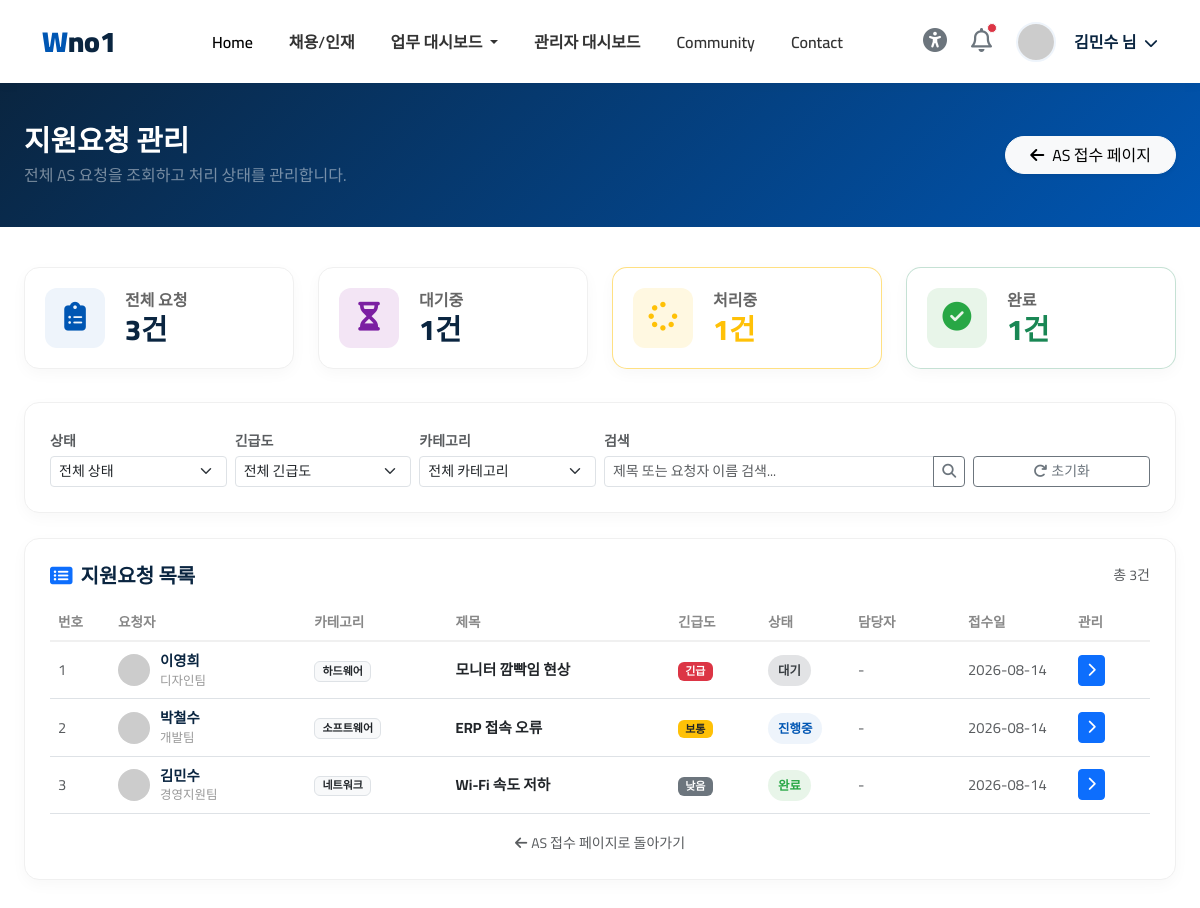
The app's page /as_manage (signed in) with its own data.
### tables this page shows
CREATE TABLE users (
        id INTEGER PRIMARY KEY AUTOINCREMENT,
        username TEXT UNIQUE NOT NULL,
        password TEXT NOT NULL,
        name TEXT NOT NULL,
        dept TEXT DEFAULT '경영지원팀',
        position TEXT DEFAULT '사원',
        phone TEXT DEFAULT '070-1234-5678',
        role TEXT DEFAULT 'employee'
    );

CREATE TABLE as_requests (
        id INTEGER PRIMARY KEY AUTOINCREMENT,
        user_id INTEGER,
        category TEXT,
        urgency TEXT,
        title TEXT NOT NULL,
        details TEXT,
        attachment TEXT,
        status TEXT DEFAULT 'pending',
        created_at TEXT DEFAULT (datetime('now','localtime'))
    , assigned_to INTEGER DEFAULT NULL, assigned_name TEXT DEFAULT '', resolved_at TEXT DEFAULT '', admin_memo TEXT DEFAULT '');

### routers/contact.py (the view)
@router.get("/as_manage", response_class=HTMLResponse)
async def as_manage(
    request: Request,
    status_filter: str = "",
    urgency_filter: str = "",
    category_filter: str = "",
    q: str = "",
    page: int = 1,
):
    if not check_login(request):
        return RedirectResponse(url="/login", status_code=303)
    u = get_current_user(request)
    per_page = 15
    offset = (page - 1) * per_page
    conn = get_sqlite()
    try:
        conditions = ["1=1"]
        params: list = []
        if status_filter:
            conditions.append("r.status = ?")
            params.append(status_filter)
        if urgency_filter:
            conditions.append("r.urgency = ?")
            params.append(urgency_filter)
        if category_filter:
            conditions.append("r.category = ?")
            params.append(category_filter)
        if q:
            conditions.append("(r.title LIKE '%'||?||'%' OR u.name LIKE '%'||?||'%')")
            params.extend([q, q])
        where = " AND ".join(conditions)
        base_sql = f"""
            SELECT r.*, u.name AS requester_name, u.dept AS requester_dept, u.phone AS requester_phone
            FROM as_requests r JOIN users u ON u.id = r.user_id
            WHERE {where}
        """
        order_sql = """
            ORDER BY CASE r.urgency WHEN 'high' THEN 0 WHEN 'medium' THEN 1 ELSE 2 END, r.id DESC
        """
        total_row = conn.execute(
            f"SELECT COUNT(*) FROM as_requests r JOIN users u ON u.id = r.user_id WHERE {where}",
            params,
        ).fetchone()
        total = total_row[0] if total_row else 0
        total_pages = max(1, (total + per_page - 1) // per_page)
        rows = conn.execute(
            base_sql + order_sql + "LIMIT ? OFFSET ?",
            params + [per_page, offset],
        ).fetchall()
        requests_list = with_status_meta(rows)
        for r in requests_list:
            r["category_label"] = AS_CATEGORIES.get(r.get("category", ""), r.get("category", ""))
        stat_total = conn.execute("SELECT COUNT(*) FROM as_requests").fetchone()[0]
        stat_pending = conn.execute("SELECT COUNT(*) FROM as_requests WHERE status='pending'").fetchone()[0]
        stat_in_progress = conn.execute("SELECT COUNT(*) FROM as_requests WHERE status='in_progress'").fetchone()[0]
        stat_resolved = conn.execute("SELECT COUNT(*) FROM as_requests WHERE status='resolved'").fetchone()[0]
    finally:
        conn.close()
    return templates.TemplateResponse(
        request=request, name="top/as_manage.html", context={
            "request": request,
            "page_title": "지원요청 관리",
            "user_name": u["user_name"],
            "requests_list": requests_list,
            "status_filter": status_filter,
            "urgency_filter": urgency_filter,
            "category_filter": category_filter,
            "q": q,
            "page": page,
            "total_pages": total_pages,
            "total": total,
            "stat_total": stat_total,
            "stat_pending": stat_pending,
            "stat_in_progress": stat_in_progress,
            "stat_resolved": stat_resolved,
            "AS_CATEGORIES": AS_CATEGORIES,
        }
    )

### templates/top/as_manage.html (shortened to what this page needs)
<!DOCTYPE html>
<html lang="ko">
{% include 'common/header.html' %}
<body>
{% include 'common/topbar.html' %}
<div class="dash-header">
    <div class="container-fluid px-4">
        <div class="d-flex justify-content-between align-items-center">
            <div>
                <h2>지원요청 관리</h2>
                <p class="mb-0 text-white-50">전체 AS 요청을 조회하고 처리 상태를 관리합니다.</p>
            </div>
            <a href="/contact" class="btn btn-light rounded-pill px-4 shadow-sm">
                <i class="fas fa-arrow-left me-2"></i>AS 접수 페이지
            </a>
        </div>
    </div>
</div>
<div class="container-fluid px-4 pb-5">
    <div class="row mt-4">
        <div class="col-xl-3 col-md-6">
            <div class="stat-card">
                <div class="stat-icon bg-blue-light"><i class="fas fa-clipboard-list"></i></div>
                <div class="stat-info">
                    <p>전체 요청</p>
                    <h3>{{ stat_total }}<span>건</span></h3>
                </div>
            </div>
        </div>
        <div class="col-xl-3 col-md-6">
            <div class="stat-card">
                <div class="stat-icon bg-purple-light"><i class="fas fa-hourglass-half"></i></div>
                <div class="stat-info">
                    <p>대기중</p>
                    <h3>{{ stat_pending }}<span>건</span></h3>
                </div>
            </div>
        </div>
        <div class="col-xl-3 col-md-6">
            <div class="stat-card border-warning border-opacity-50">
                <div class="stat-icon" style="background:#fff8e1;"><i class="fas fa-spinner text-warning"></i></div>
                <div class="stat-info">
                    <p>처리중</p>
                    <h3 class="text-warning">{{ stat_in_progress }}<span>건</span></h3>
                </div>
            </div>
        </div>
        <div class="col-xl-3 col-md-6">
            <div class="stat-card border-success border-opacity-25">
                <div class="stat-icon bg-green-light"><i class="fas fa-check-circle"></i></div>
                <div class="stat-info">
                    <p>완료</p>
                    <h3 class="text-success">{{ stat_resolved }}<span>건</span></h3>
                </div>
            </div>
        </div>
    </div>
    <div class="content-card mt-2">
        <form action="/as_manage" method="GET" class="row g-2 align-items-end">
            <div class="col-md-2">
                <label class="form-label small fw-bold text-muted mb-1">상태</label>
                <select class="form-select form-select-sm" name="status_filter">
                    <option value="" {% if not status_filter %}selected{% endif %}>전체 상태</option>
                </select>
            </div>
            <div class="col-md-2">
                <label class="form-label small fw-bold text-muted mb-1">긴급도</label>
                <select class="form-select form-select-sm" name="urgency_filter">
                    <option value="" {% if not urgency_filter %}selected{% endif %}>전체 긴급도</option>
                </select>
            </div>
            <div class="col-md-2">
                <label class="form-label small fw-bold text-muted mb-1">카테고리</label>
                <select class="form-select form-select-sm" name="category_filter">
                    <option value="" {% if not category_filter %}selected{% endif %}>전체 카테고리</option>
                </select>
            </div>
            <div class="col-md-4">
                <label class="form-label small fw-bold text-muted mb-1">검색</label>
                <div class="input-group input-group-sm">
                    <input type="text" class="form-control" name="q" value="{{ q }}" placeholder="제목 또는 요청자 이름 검색...">
                    <button class="btn btn-outline-secondary" type="submit"><i class="fas fa-search"></i></button>
                </div>
            </div>
            <div class="col-md-2">
                <a href="/as_manage" class="btn btn-sm btn-outline-secondary w-100">
                    <i class="fas fa-redo me-1"></i>초기화
                </a>
            </div>
        </form>
    </div>
    <div class="content-card">
        <div class="card-title-wrap mb-3">
            <h5><i class="fas fa-list-alt me-2 text-primary"></i>지원요청 목록</h5>
            <span class="text-muted small">총 {{ total }}건</span>
        </div>
        <div class="table-responsive">
            <table class="table table-custom table-hover">
                <thead>
                    <tr>
                        <th style="width:60px;">번호</th>
                        <th>요청자</th>
                        <th>카테고리</th>
                        <th>제목</th>
                        <th style="width:90px;">긴급도</th>
                        <th style="width:90px;">상태</th>
                        <th style="width:110px;">담당자</th>
                        <th style="width:110px;">접수일</th>
                        <th style="width:80px;">관리</th>
                    </tr>
                </thead>
                <tbody>
                    {% for req in requests_list %}
                    <tr>
                        <td class="text-muted small">{{ req.id }}</td>
                        <td>
                            <div class="worker-info">
                                <img src="https://ui-avatars.com/api/?name={{ req.requester_name|replace(' ','+') }}&background=eef4fb&color=0056b3&size=32" alt="{{ req.requester_name }}" style="width:32px;height:32px;border-radius:50%;">
                                <div>
                                    <span class="worker-name">{{ req.requester_name }}</span>
                                    <span class="worker-type">{{ req.requester_dept }}</span>
                                </div>
                            </div>
                        </td>
                        <td><span class="badge bg-light text-dark border">{{ req.category_label }}</span></td>
                        <td class="fw-bold text-dark">{{ req.title }}</td>
                        <td>
                            {% if req.urgency == 'high' %}
                            <span class="badge bg-danger">긴급</span>
                            {% elif req.urgency == 'medium' %}
                            <span class="badge bg-warning text-dark">보통</span>
                            {% else %}
                            <span class="badge bg-secondary">낮음</span>
                            {% endif %}
                        </td>
                        <td>
                            <span class="status-badge {{ req.status_class }}" {% if req.status_style %}style="{{ req.status_style }}"{% endif %}>{{ req.status_label }}</span>
                        </td>
                        <td class="text-muted small">{{ req.assigned_name or '-' }}</td>
                        <td class="text-muted small">{{ req.created_at[:10] if req.created_at else '-' }}</td>
                        <td>
                            <a href="/as_request/{{ req.id }}" class="btn btn-sm btn-primary">
                                <i class="fas fa-chevron-right"></i>
                            </a>
                        </td>
                    </tr>
                    {% endfor %}
                </tbody>
            </table>
        </div>
        <div class="text-center mt-3">
            <a href="/contact" class="text-decoration-none text-muted small">
                <i class="fas fa-arrow-left me-1"></i>AS 접수 페이지로 돌아가기
            </a>
        </div>
    </div>
</div>
</body>
</html>

### templates/common/topbar.html (shortened to what this page needs)
<nav class="navbar navbar-expand-lg sticky-top">
    <div class="container">
        <a class="navbar-brand" href="/"><span>W</span>no1</a>
        <div class="collapse navbar-collapse" id="navbarNav">
            <ul class="navbar-nav mx-auto">
                <li class="nav-item"><a class="nav-link active" href="/">Home</a></li>
                <li class="nav-item"><a class="nav-link" href="/resume">채용/인재</a></li>
                <li class="nav-item dropdown">
                    <a class="nav-link dropdown-toggle" href="#" id="erpDropdown" role="button" data-bs-toggle="dropdown" aria-expanded="false">
                        업무 대시보드
                    </a>
                </li>
                <li class="nav-item"><a class="nav-link" href="/manage_dash">관리자 대시보드</a></li>
                <li class="nav-item"><a class="nav-link" href="/community">Community</a></li>
                <li class="nav-item"><a class="nav-link" href="/contact">Contact</a></li>
            </ul>
            <div class="d-flex align-items-center gap-4">
                <a href="/accessibility" class="text-secondary text-decoration-none" title="접근성 설정" data-bs-toggle="tooltip">
                    <i class="fas fa-universal-access fs-4"></i>
                </a>
                <a href="/notifications" class="text-secondary text-decoration-none position-relative">
                    <i class="far fa-bell fs-4"></i>
                    <span class="position-absolute top-0 start-100 translate-middle p-1 bg-danger border border-light rounded-circle">
                    </span>
                </a>
                <div class="dropdown">
                    <div class="user-profile" data-bs-toggle="dropdown" aria-expanded="false" style="cursor: pointer;">
                        <img src="https://ui-avatars.com/api/?name={{ user_name|replace(' ', '+') }}&background=eef4fb&color=0056b3" alt="User" class="rounded-circle" width="32" height="32">
                        <span class="name ms-2">{{ user_name }} 님 <i class="fas fa-chevron-down ms-1 small"></i></span>
                    </div>
                </div>
            </div>
        </div>
    </div>
</nav>

### records on screen
users: name "김민수"
as_requests: id "1", requester_name "이영희", requester_dept "디자인팀", category_label "하드웨어", title "모니터 깜빡임 현상", urgency "긴급", status_label "대기", assigned_name "-", created_at "2026-08-14"
as_requests: id "2", requester_name "박철수", requester_dept "개발팀", category_label "소프트웨어", title "ERP 접속 오류", urgency "보통", status_label "진행중", assigned_name "-", created_at "2026-08-14"
as_requests: id "3", requester_name "김민수", requester_dept "경영지원팀", category_label "네트워크", title "Wi-Fi 속도 저하", urgency "낮음", status_label "완료", assigned_name "-", created_at "2026-08-14"

### other values on screen
{{ stat_total }} "3"
{{ stat_pending }} "1"
{{ stat_in_progress }} "1"
{{ stat_resolved }} "1"
{{ total }} "3"
